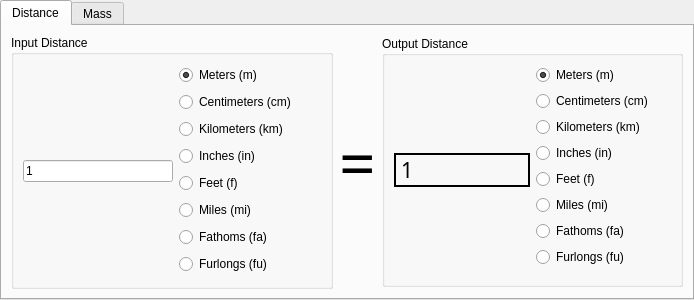
<?xml version="1.0" encoding="UTF-8"?>
<ui version="4.0">
 <class>ConverterWidget</class>
 <widget class="QTabWidget" name="ConverterWidget">
  <property name="geometry">
   <rect>
    <x>0</x>
    <y>0</y>
    <width>694</width>
    <height>300</height>
   </rect>
  </property>
  <property name="windowTitle">
   <string>TabWidget</string>
  </property>
  <property name="currentIndex">
   <number>0</number>
  </property>
  <widget class="QWidget" name="distTab">
   <attribute name="title">
    <string>Distance</string>
   </attribute>
   <layout class="QVBoxLayout" name="verticalLayout_11">
    <item>
     <layout class="QHBoxLayout" name="horizontalLayout_4">
      <item>
       <widget class="QGroupBox" name="inputBox">
        <property name="minimumSize">
         <size>
          <width>301</width>
          <height>251</height>
         </size>
        </property>
        <property name="title">
         <string>Input Distance</string>
        </property>
        <layout class="QHBoxLayout" name="horizontalLayout_5">
         <item>
          <layout class="QHBoxLayout" name="horizontalLayout">
           <item>
            <layout class="QVBoxLayout" name="verticalLayout_2">
             <item>
              <spacer name="verticalSpacer">
               <property name="orientation">
                <enum>Qt::Vertical</enum>
               </property>
               <property name="sizeHint" stdset="0">
                <size>
                 <width>20</width>
                 <height>40</height>
                </size>
               </property>
              </spacer>
             </item>
             <item>
              <widget class="QLineEdit" name="distLineEdit">
               <property name="maximumSize">
                <size>
                 <width>150</width>
                 <height>16777215</height>
                </size>
               </property>
               <property name="text">
                <string>1</string>
               </property>
              </widget>
             </item>
             <item>
              <spacer name="verticalSpacer_2">
               <property name="orientation">
                <enum>Qt::Vertical</enum>
               </property>
               <property name="sizeHint" stdset="0">
                <size>
                 <width>20</width>
                 <height>40</height>
                </size>
               </property>
              </spacer>
             </item>
            </layout>
           </item>
           <item>
            <layout class="QVBoxLayout" name="verticalLayout_3">
             <item>
              <widget class="QRadioButton" name="meters1Button">
               <property name="text">
                <string>Meters (m)</string>
               </property>
               <property name="checked">
                <bool>true</bool>
               </property>
              </widget>
             </item>
             <item>
              <widget class="QRadioButton" name="cm1Button">
               <property name="text">
                <string>Centimeters (cm)</string>
               </property>
               <property name="checked">
                <bool>false</bool>
               </property>
              </widget>
             </item>
             <item>
              <widget class="QRadioButton" name="km1Button">
               <property name="text">
                <string>Kilometers (km)</string>
               </property>
              </widget>
             </item>
             <item>
              <widget class="QRadioButton" name="inches1Button">
               <property name="text">
                <string>Inches (in)</string>
               </property>
              </widget>
             </item>
             <item>
              <widget class="QRadioButton" name="feet1Button">
               <property name="text">
                <string>Feet (f)</string>
               </property>
              </widget>
             </item>
             <item>
              <widget class="QRadioButton" name="miles1Button">
               <property name="text">
                <string>Miles (mi)</string>
               </property>
              </widget>
             </item>
             <item>
              <widget class="QRadioButton" name="fathoms1Button">
               <property name="text">
                <string>Fathoms (fa)</string>
               </property>
              </widget>
             </item>
             <item>
              <widget class="QRadioButton" name="Fur1Button">
               <property name="text">
                <string>Furlongs (fu)</string>
               </property>
              </widget>
             </item>
            </layout>
           </item>
          </layout>
         </item>
        </layout>
       </widget>
      </item>
      <item>
       <layout class="QVBoxLayout" name="verticalLayout_7">
        <item>
         <spacer name="verticalSpacer_7">
          <property name="orientation">
           <enum>Qt::Vertical</enum>
          </property>
          <property name="sizeHint" stdset="0">
           <size>
            <width>20</width>
            <height>40</height>
           </size>
          </property>
         </spacer>
        </item>
        <item>
         <widget class="QLabel" name="label">
          <property name="font">
           <font>
            <family>Abyssinica SIL</family>
            <pointsize>48</pointsize>
           </font>
          </property>
          <property name="text">
           <string>=</string>
          </property>
          <property name="alignment">
           <set>Qt::AlignCenter</set>
          </property>
         </widget>
        </item>
        <item>
         <spacer name="verticalSpacer_8">
          <property name="orientation">
           <enum>Qt::Vertical</enum>
          </property>
          <property name="sizeHint" stdset="0">
           <size>
            <width>20</width>
            <height>40</height>
           </size>
          </property>
         </spacer>
        </item>
       </layout>
      </item>
      <item>
       <widget class="QGroupBox" name="outputBox">
        <property name="minimumSize">
         <size>
          <width>301</width>
          <height>251</height>
         </size>
        </property>
        <property name="maximumSize">
         <size>
          <width>16777215</width>
          <height>251</height>
         </size>
        </property>
        <property name="title">
         <string>Output Distance</string>
        </property>
        <layout class="QVBoxLayout" name="verticalLayout_4">
         <item>
          <layout class="QHBoxLayout" name="horizontalLayout_3">
           <item>
            <layout class="QVBoxLayout" name="verticalLayout_5">
             <item>
              <spacer name="verticalSpacer_5">
               <property name="orientation">
                <enum>Qt::Vertical</enum>
               </property>
               <property name="sizeHint" stdset="0">
                <size>
                 <width>20</width>
                 <height>40</height>
                </size>
               </property>
              </spacer>
             </item>
             <item>
              <widget class="QLabel" name="distOutputLabel">
               <property name="font">
                <font>
                 <family>Abyssinica SIL</family>
                 <pointsize>16</pointsize>
                </font>
               </property>
               <property name="frameShape">
                <enum>QFrame::WinPanel</enum>
               </property>
               <property name="text">
                <string>1</string>
               </property>
              </widget>
             </item>
             <item>
              <spacer name="verticalSpacer_6">
               <property name="orientation">
                <enum>Qt::Vertical</enum>
               </property>
               <property name="sizeHint" stdset="0">
                <size>
                 <width>20</width>
                 <height>40</height>
                </size>
               </property>
              </spacer>
             </item>
            </layout>
           </item>
           <item>
            <layout class="QVBoxLayout" name="verticalLayout_6">
             <item>
              <widget class="QRadioButton" name="meters2Button">
               <property name="text">
                <string>Meters (m)</string>
               </property>
               <property name="checked">
                <bool>true</bool>
               </property>
              </widget>
             </item>
             <item>
              <widget class="QRadioButton" name="cm2Button">
               <property name="text">
                <string>Centimeters (cm)</string>
               </property>
               <property name="checked">
                <bool>false</bool>
               </property>
              </widget>
             </item>
             <item>
              <widget class="QRadioButton" name="km2Button">
               <property name="text">
                <string>Kilometers (km)</string>
               </property>
              </widget>
             </item>
             <item>
              <widget class="QRadioButton" name="inches2Button">
               <property name="text">
                <string>Inches (in)</string>
               </property>
              </widget>
             </item>
             <item>
              <widget class="QRadioButton" name="feet2Button">
               <property name="text">
                <string>Feet (f)</string>
               </property>
              </widget>
             </item>
             <item>
              <widget class="QRadioButton" name="miles2Button">
               <property name="text">
                <string>Miles (mi)</string>
               </property>
              </widget>
             </item>
             <item>
              <widget class="QRadioButton" name="fathoms2Button">
               <property name="text">
                <string>Fathoms (fa)</string>
               </property>
              </widget>
             </item>
             <item>
              <widget class="QRadioButton" name="Fur2Button">
               <property name="text">
                <string>Furlongs (fu)</string>
               </property>
              </widget>
             </item>
            </layout>
           </item>
          </layout>
         </item>
        </layout>
       </widget>
      </item>
     </layout>
    </item>
   </layout>
  </widget>
  <widget class="QWidget" name="massTab">
   <attribute name="title">
    <string>Mass</string>
   </attribute>
   <layout class="QVBoxLayout" name="verticalLayout">
    <item>
     <layout class="QHBoxLayout" name="horizontalLayout_6">
      <item>
       <widget class="QGroupBox" name="inputBox_2">
        <property name="minimumSize">
         <size>
          <width>301</width>
          <height>251</height>
         </size>
        </property>
        <property name="title">
         <string>Input Mass</string>
        </property>
        <layout class="QHBoxLayout" name="horizontalLayout_8">
         <item>
          <layout class="QHBoxLayout" name="horizontalLayout_7">
           <item>
            <layout class="QVBoxLayout" name="verticalLayout_8">
             <item>
              <spacer name="verticalSpacer_3">
               <property name="orientation">
                <enum>Qt::Vertical</enum>
               </property>
               <property name="sizeHint" stdset="0">
                <size>
                 <width>20</width>
                 <height>40</height>
                </size>
               </property>
              </spacer>
             </item>
             <item>
              <widget class="QLineEdit" name="massLineEdit">
               <property name="maximumSize">
                <size>
                 <width>150</width>
                 <height>16777215</height>
                </size>
               </property>
               <property name="text">
                <string>1</string>
               </property>
              </widget>
             </item>
             <item>
              <spacer name="verticalSpacer_4">
               <property name="orientation">
                <enum>Qt::Vertical</enum>
               </property>
               <property name="sizeHint" stdset="0">
                <size>
                 <width>20</width>
                 <height>40</height>
                </size>
               </property>
              </spacer>
             </item>
            </layout>
           </item>
           <item>
            <layout class="QVBoxLayout" name="verticalLayout_9">
             <item>
              <widget class="QRadioButton" name="kg1Button">
               <property name="minimumSize">
                <size>
                 <width>115</width>
                 <height>0</height>
                </size>
               </property>
               <property name="maximumSize">
                <size>
                 <width>140</width>
                 <height>16777215</height>
                </size>
               </property>
               <property name="text">
                <string>Kilograms (kg)</string>
               </property>
               <property name="checked">
                <bool>true</bool>
               </property>
              </widget>
             </item>
             <item>
              <widget class="QRadioButton" name="g1Button">
               <property name="text">
                <string>Grams (g)</string>
               </property>
               <property name="checked">
                <bool>false</bool>
               </property>
              </widget>
             </item>
             <item>
              <widget class="QRadioButton" name="lb1Button">
               <property name="text">
                <string>Pounds (lb)</string>
               </property>
              </widget>
             </item>
             <item>
              <widget class="QRadioButton" name="oz1Button">
               <property name="text">
                <string>Ounces (oz)</string>
               </property>
              </widget>
             </item>
             <item>
              <widget class="QRadioButton" name="T1Button">
               <property name="text">
                <string>Tons (T)</string>
               </property>
              </widget>
             </item>
             <item>
              <widget class="QRadioButton" name="st1Button">
               <property name="text">
                <string>Stones (st)</string>
               </property>
              </widget>
             </item>
             <item>
              <widget class="QRadioButton" name="ca1Button">
               <property name="text">
                <string>Carats (ca)</string>
               </property>
              </widget>
             </item>
             <item>
              <widget class="QRadioButton" name="sl1Button">
               <property name="text">
                <string>Slugs (sl)</string>
               </property>
              </widget>
             </item>
            </layout>
           </item>
          </layout>
         </item>
        </layout>
       </widget>
      </item>
      <item>
       <layout class="QVBoxLayout" name="verticalLayout_10">
        <item>
         <spacer name="verticalSpacer_9">
          <property name="orientation">
           <enum>Qt::Vertical</enum>
          </property>
          <property name="sizeHint" stdset="0">
           <size>
            <width>20</width>
            <height>40</height>
           </size>
          </property>
         </spacer>
        </item>
        <item>
         <widget class="QLabel" name="label_2">
          <property name="font">
           <font>
            <family>Abyssinica SIL</family>
            <pointsize>48</pointsize>
           </font>
          </property>
          <property name="text">
           <string>=</string>
          </property>
          <property name="alignment">
           <set>Qt::AlignCenter</set>
          </property>
         </widget>
        </item>
        <item>
         <spacer name="verticalSpacer_10">
          <property name="orientation">
           <enum>Qt::Vertical</enum>
          </property>
          <property name="sizeHint" stdset="0">
           <size>
            <width>20</width>
            <height>40</height>
           </size>
          </property>
         </spacer>
        </item>
       </layout>
      </item>
      <item>
       <widget class="QGroupBox" name="outputBox_2">
        <property name="minimumSize">
         <size>
          <width>301</width>
          <height>251</height>
         </size>
        </property>
        <property name="maximumSize">
         <size>
          <width>16777215</width>
          <height>251</height>
         </size>
        </property>
        <property name="title">
         <string>Output Mass</string>
        </property>
        <layout class="QHBoxLayout" name="horizontalLayout_10">
         <item>
          <layout class="QHBoxLayout" name="horizontalLayout_9">
           <item>
            <layout class="QVBoxLayout" name="verticalLayout_12">
             <item>
              <spacer name="verticalSpacer_11">
               <property name="orientation">
                <enum>Qt::Vertical</enum>
               </property>
               <property name="sizeHint" stdset="0">
                <size>
                 <width>20</width>
                 <height>40</height>
                </size>
               </property>
              </spacer>
             </item>
             <item>
              <widget class="QLabel" name="massOutputLabel">
               <property name="font">
                <font>
                 <family>Abyssinica SIL</family>
                 <pointsize>16</pointsize>
                </font>
               </property>
               <property name="frameShape">
                <enum>QFrame::WinPanel</enum>
               </property>
               <property name="text">
                <string>1</string>
               </property>
              </widget>
             </item>
             <item>
              <spacer name="verticalSpacer_12">
               <property name="orientation">
                <enum>Qt::Vertical</enum>
               </property>
               <property name="sizeHint" stdset="0">
                <size>
                 <width>20</width>
                 <height>40</height>
                </size>
               </property>
              </spacer>
             </item>
            </layout>
           </item>
           <item>
            <layout class="QVBoxLayout" name="verticalLayout_13">
             <item>
              <widget class="QRadioButton" name="kg2Button">
               <property name="text">
                <string>Kilograms (kg)</string>
               </property>
               <property name="checked">
                <bool>true</bool>
               </property>
              </widget>
             </item>
             <item>
              <widget class="QRadioButton" name="g2Button">
               <property name="text">
                <string>Grams (g)</string>
               </property>
               <property name="checked">
                <bool>false</bool>
               </property>
              </widget>
             </item>
             <item>
              <widget class="QRadioButton" name="lb2Button">
               <property name="text">
                <string>Pounds (lb)</string>
               </property>
              </widget>
             </item>
             <item>
              <widget class="QRadioButton" name="oz2Button">
               <property name="text">
                <string>Ounces (oz)</string>
               </property>
              </widget>
             </item>
             <item>
              <widget class="QRadioButton" name="T2Button">
               <property name="text">
                <string>Tons (T)</string>
               </property>
              </widget>
             </item>
             <item>
              <widget class="QRadioButton" name="st2Button">
               <property name="text">
                <string>Stones (st)</string>
               </property>
              </widget>
             </item>
             <item>
              <widget class="QRadioButton" name="ca2Button">
               <property name="text">
                <string>Carats (ca)</string>
               </property>
              </widget>
             </item>
             <item>
              <widget class="QRadioButton" name="sl2Button">
               <property name="text">
                <string>Slugs (sl)</string>
               </property>
              </widget>
             </item>
            </layout>
           </item>
          </layout>
         </item>
        </layout>
       </widget>
      </item>
     </layout>
    </item>
   </layout>
  </widget>
 </widget>
 <resources/>
 <connections/>
</ui>
